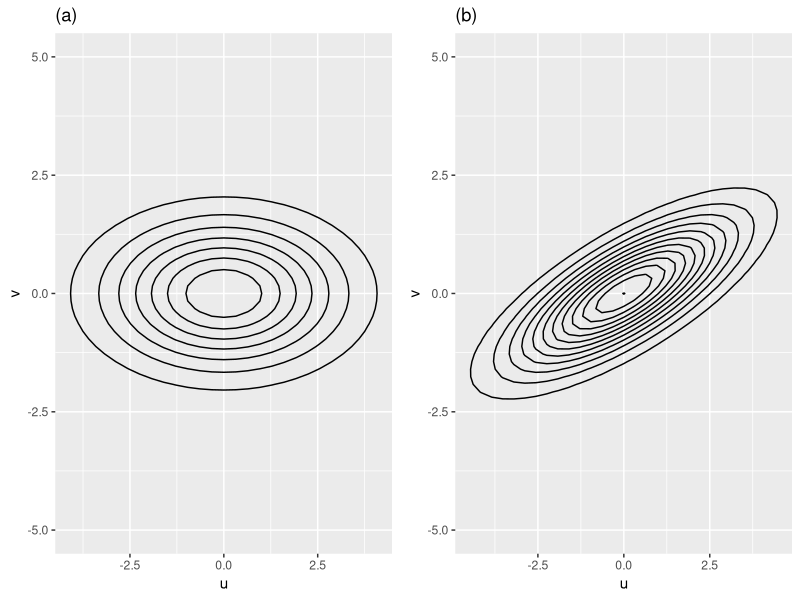

Source code (R):
## ---- chunk 1
library(MASS)
library(gridExtra)  
library(mnormt) 
library(lme4) 
library(knitr) 
library(kableExtra)
library(tidyverse)


#Code for next plot
e0 <- seq(-8,8,length=51)  
e1 <- seq(-4,4,length=51)
xy <- expand.grid(e0,e1)

Sigma <- matrix(c(4,0,0,1),2,2)
Mu <- c(0,0)
z <- dmnorm(xy, Mu, Sigma)
zframe <- data.frame(xy, z)
density <- xy[z==max(z),]
con.1 <- ggplot(data = zframe, aes(x = Var1, y = Var2, z = z)) + 
  geom_contour(stat = "contour", lineend = "butt", 
               linejoin = "round", linemitre = 1, 
               na.rm = FALSE, colour = "black") + 
  labs(x = "u", y = "v", title = "(a)") + 
  scale_y_continuous(limits = c(-5,5))

# Positive correlation
Sigma <- matrix(c(4,1.5,1.5,1),2,2)
Mu <- c(0,0)
z <- dmnorm(xy, Mu, Sigma)
zframe <- data.frame(xy, z)
density <- xy[z==max(z),]
con.2 <- ggplot(data = zframe, aes(x = Var1, y = Var2, z = z)) + 
  geom_contour(stat = "contour", lineend = "butt", 
               linejoin = "round", linemitre = 1, 
               na.rm = FALSE, colour = "black") + 
  labs(x = "u", y = "v", title = "(b)") + 
  scale_y_continuous(limits = c(-5,5))
## ---- chunk 2
grid.arrange(con.1, con.2, ncol = 2)
